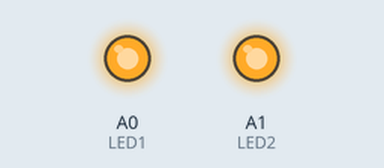
This sketch was run on a simulated Arduino Nano, built with avr-gcc and run on an emulated ATmega328P. On the bench: output pins drawn as LEDs (lit = HIGH). Pins used as bus, display or sensor lines are not drawn.

Above: at 0.1 s.
Timing chart, 0 to 1.6 s (numbered marks = the images above):
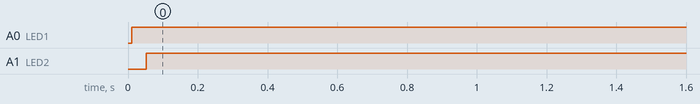

The sketch:

LORA1276TX.ino
```cpp
/*
NiceRF LoRa1276 Module Arduino NANO Clone V3

NANO        LoRa1276
D11 MOSI    6  MOSI
D12 MISO    5  MISO
D13 SCK     4  SCK
D10         7  NSS

by absolutelyautomation.com

*/

// using SPI library:
#include <SPI.h>

// Digital pins definition
#define MOSI   11
#define MISO   12
#define SCK    13
#define SS     10

#define NRESET 7
#define TXEN   9
#define RXEN   8
#define LED1   A0
#define LED2   A1

// register definition

#define LR_RegFifo                       0x00
#define LR_RegOpMode                     0x01
#define LR_RegBitrateMsb                 0x02
#define LR_RegBitrateLsb                 0x03
#define LR_RegFdevMsb                    0x04
#define LR_RegFdMsb                      0x05
#define LR_RegFrMsb                      0x06
#define LR_RegFrMid                      0x07
#define LR_RegFrLsb                      0x08
#define LR_RegPaConfig                   0x09
#define LR_RegPaRamp                     0x0A
#define LR_RegOcp                        0x0B
#define LR_RegLna                        0x0C
#define LR_RegFifoAddrPtr                0x0D
#define LR_RegFifoTxBaseAddr             0x0E
#define LR_RegFifoRxBaseAddr             0x0F
#define LR_RegFifoRxCurrentaddr          0x10
#define LR_RegIrqFlagsMask               0x11
#define LR_RegIrqFlags                   0x12
#define LR_RegRxNbBytes                  0x13
#define LR_RegRxHeaderCntValueMsb        0x14
#define LR_RegRxHeaderCntValueLsb        0x15
#define LR_RegRxPacketCntValueMsb        0x16
#define LR_RegRxPacketCntValueLsb        0x17
#define LR_RegModemStat                  0x18
#define LR_RegPktSnrValue                0x19
#define LR_RegPktRssiValue               0x1A
#define LR_RegRssiValue                  0x1B
#define LR_RegHopChannel                 0x1C
#define LR_RegModemConfig1               0x1D
#define LR_RegModemConfig2               0x1E
#define LR_RegSymbTimeoutLsb             0x1F
#define LR_RegPreambleMsb                0x20
#define LR_RegPreambleLsb                0x21
#define LR_RegPayloadLength              0x22
#define LR_RegMaxPayloadLength           0x23
#define LR_RegHopPeriod                  0x24
#define LR_RegFifoRxByteAddr             0x25
#define LR_RegModemConfig3               0x26
#define REG_LR_DIOMAPPING1               0x40
#define REG_LR_DIOMAPPING2               0x41
#define REG_LR_VERSION                   0x42
#define REG_LR_PLLHOP                    0x44
#define REG_LR_TCXO                      0x4B
#define REG_LR_PADAC                     0x4D
#define REG_LR_FORMERTEMP                0x5B
#define REG_LR_AGCREF                    0x61
#define REG_LR_AGCTHRESH1                0x62
#define REG_LR_AGCTHRESH2                0x63
#define REG_LR_AGCTHRESH3                0x64

// payload length
unsigned int payload_length = 6;

// tx packet
unsigned char txbuf[50] = "Monkey";
// rx packet
unsigned char rxbuf[30];


// Initialization
void setup() {
  byte temp = 0;


  // Initializing serial port, usefull for debuging
  Serial.begin(9600);


  // Initializing SPI pins

  pinMode(MOSI, OUTPUT);
  pinMode(MISO, INPUT);
  pinMode(SCK,OUTPUT);
  pinMode(SS,OUTPUT);
  digitalWrite(SS,HIGH); //disabling LoRa module

  // Initializing other I/O pins
  pinMode(NRESET, OUTPUT);
  pinMode(TXEN, OUTPUT);
  pinMode(RXEN, OUTPUT);
  pinMode(LED1, OUTPUT);
  pinMode(LED2, OUTPUT);

  digitalWrite(NRESET,HIGH); // Deassert reset
  digitalWrite(TXEN,LOW); // Disabling tx antenna
  digitalWrite(RXEN,LOW); // Disabling rx antenna
  digitalWrite(LED1,LOW);
  digitalWrite(LED2,LOW);

  /* Initializing SPI registers
  description of every SPCR register bits
  | 7    | 6    | 5    | 4    | 3    | 2    | 1    | 0    |
  | SPIE | SPE  | DORD | MSTR | CPOL | CPHA | SPR1 | SPR0 |

  SPIE - Enable SPI interupt (logic 1)
  SPE  - Enable SPI (logic 1)
  DORD - Send Least Significant Bit (LSB) first (logic 1) , Send Most Significant Bit (MSB) first (logic 0)
  MSTR - Enable SPI master mode (logic 1), slave mode (logic 0)
  CPOL - Setup clock signal inactive in high (logic 1), inactive in low (logic 0)
  CPHA - Read data on Falling Clock Edge (logic 1), Rising edge (logic 0)
  SPR1 y SPR0 - Setup SPI data rate: 00 Fastest (4MHz), 11 Slowest (250KHz)

  // SPCR = 01010011
  //interupt disabled,spi enabled,most significant bit (msb) first,SPI master,clock inactive low,
  data fech rising clock edge, slowest data rate*/

  SPCR = (1<<SPE)|(1<<MSTR)|(1<<SPR1)|(1<<SPR0);
  temp=SPSR;  //Reading and discarding previous data
  temp=SPDR;  //Reading and discarding previous data
  delay(10);


}

void SendData(String msg) {
      digitalWrite(LED2, HIGH);

  for(int i = 0; i < msg.length(); i++) {
      txbuf[i] = (unsigned char) msg.charAt(i);
    }
  payload_length = msg.length();
  mode_tx();
      digitalWrite(LED2, LOW);

}

void loop() {

  digitalWrite(LED1,HIGH);
  digitalWrite(LED2,LOW);

  reset_sx1276();
  Config_SX1276();  // intializing RF module

  SendData("Ready to send");

  while(1){
    Serial.println("Reading spi");
    while(!Serial.available()) {
    }

    String msg = Serial.readString();
    Serial.print("Spi data received: ");
    Serial.println(msg.substring(0, msg.length()-1));

    SendData(msg.substring(0, msg.length()-1));

    Serial.print("Data sent: ");
    for(int i = 0; i < payload_length; i++) {
      Serial.print((char)txbuf[i]);
    }
    Serial.print("\n\n");
  }
}


byte SPIreadRegister(byte addr) {

  byte result;

  digitalWrite(SS, LOW);          // Select LoRa module

  SPDR = addr;                    // Send address & Start transmission. In READ mode bit 7 of address is always 0! for sx1276
  while (!(SPSR & (1<<SPIF)))     // Wait for transmission to finish
  {
  };
  result = SPDR;               // Discard first reading

  SPDR = 0x0;                     // Sending dummy byte to get the result
  while (!(SPSR & (1<<SPIF)))     // Wait for transmission to finish
  {
  };
  result = SPDR;               // Reading register value

  digitalWrite(SS, HIGH);         // Deselect LoRa module

  return (result);

}

byte SPIwriteRegister(byte addr,byte value) {

  byte result;

  digitalWrite(SS, LOW);          // Select LoRa module

  SPDR = addr | 0x80;              // Send address & Start transmission. In WRITE mode bit 7 of address is always 1! for sx1276
  while (!(SPSR & (1<<SPIF)))     // Wait for transmission to finish
  {
  };
  result = SPDR;                   // Discard first reading


  SPDR = value;                     // Sending byte
  while (!(SPSR & (1<<SPIF)))       // Wait for transmission to finish
  {
  };
  result = SPDR;                   // Discard second reading

  digitalWrite(SS, HIGH);         // Deselect LoRa module

}

void SPIwriteBurst(unsigned char addr, unsigned char *ptr, unsigned char len)
{
	unsigned char i;
	unsigned char result;

        digitalWrite(SS, LOW);          // Select LoRa module

        SPDR = addr | 0x80;              // Send address & Start transmission. In WRITE mode bit 7 of address is always 1! for sx1276
        while (!(SPSR & (1<<SPIF)))     // Wait for transmission to finish
        {
        };
        result = SPDR;               // Discard first reading

        for (i=0; i <= len; i++){

           SPDR = *ptr;                     // Sending bytes
           while (!(SPSR & (1<<SPIF)))     // Wait for transmission to finish
           {
           };
           result = SPDR;               // Discard second reading

           //DEBUG DEBUG DEBUG
           //Serial.print(*ptr, HEX);
           //DEBUG DEBUG DEBUG

           ptr++;
        }

        //DEBUG DEBUG DEBUG
        //Serial.print("\n");
        // DEBUG DEBUG DEBUG

        digitalWrite(SS, HIGH);         // Deselect LoRa module

}
void SPIreadBurst(unsigned char addr, unsigned char *ptr, unsigned char len)
{
	unsigned char i;
	unsigned char result;

        digitalWrite(SS, LOW);          // Select LoRa module

        SPDR = addr;                // Send address & Start transmission. In READ mode bit 7 of address is always 0! for sx1276
        while (!(SPSR & (1<<SPIF)))     // Wait for transmission to finish
        {
        };
        result = SPDR;               // Discard first reading

        for (i=0; i <= len; i++){

           SPDR = 0;                     // Sending dummy byte to get the result
           while (!(SPSR & (1<<SPIF)))   // Wait for transmission to finish
           {
           };
           *ptr = SPDR;               // move pointer


           ptr++;
        }

        //DEBUG DEBUG DEBUG
        // Serial.print("\n");
        // DEBUG DEBUG DEBUG

        digitalWrite(SS, HIGH);         // Deselect LoRa module

}

void reset_sx1276(void)
{
    digitalWrite(TXEN, LOW);
    digitalWrite(RXEN, LOW);

    digitalWrite(NRESET, LOW);
    delay(10);
    digitalWrite(NRESET, HIGH);
    delay(20);
}

void Config_SX1276(void)
{
	// put in sleep mode to configure

	SPIwriteRegister(LR_RegOpMode,0x00);		// sleep mode, high frequency
	delay(10);

	SPIwriteRegister(REG_LR_TCXO,0x09);		// external crystal
        SPIwriteRegister(LR_RegOpMode,0x80);		// LoRa mode, high frequency

        SPIwriteRegister(LR_RegFrMsb,0xE4);
	SPIwriteRegister(LR_RegFrMid,0xC0);
	SPIwriteRegister(LR_RegFrLsb,0x00);		// frequency：915 MHz


	SPIwriteRegister(LR_RegPaConfig,0xFF);	// max output power PA_BOOST enabled


	SPIwriteRegister(LR_RegOcp,0x0B);		// close over current protection  (ocp)
	SPIwriteRegister(LR_RegLna,0x23);		// Enable LNA

        SPIwriteRegister(LR_RegModemConfig1,0x72);	// signal bandwidth：125kHz,error coding= 4/5, explicit header mode

	SPIwriteRegister(LR_RegModemConfig2,0xC7);	// spreading factor：12

	SPIwriteRegister(LR_RegModemConfig3,0x08);	// LNA? optimized for low data rate

	SPIwriteRegister(LR_RegSymbTimeoutLsb,0xFF);     // max receiving timeout

	SPIwriteRegister(LR_RegPreambleMsb,0x00);
	SPIwriteRegister(LR_RegPreambleLsb,16);          // preamble 16 bytes

	SPIwriteRegister(REG_LR_PADAC,0x87);             // transmission power 20dBm
	SPIwriteRegister(LR_RegHopPeriod,0x00);          // no frequency hoping

	SPIwriteRegister(REG_LR_DIOMAPPING2,0x01);       // DIO5=ModeReady,DIO4=CadDetected
	SPIwriteRegister(LR_RegOpMode,0x01);             // standby mode, high frequency
}

void mode_tx(void)
{
	unsigned char addr,temp;

	digitalWrite(TXEN,HIGH);                                // open tx antenna switch
        digitalWrite(RXEN,LOW);


	SPIwriteRegister(REG_LR_DIOMAPPING1,0x41); 		// DIO0=TxDone,DIO1=RxTimeout,DIO3=ValidHeader

	SPIwriteRegister(LR_RegIrqFlags,0xff);		// clearing interupt
	SPIwriteRegister(LR_RegIrqFlagsMask,0xf7);		// enabling txdone
	SPIwriteRegister(LR_RegPayloadLength,payload_length);	// payload length

	addr = SPIreadRegister(LR_RegFifoTxBaseAddr);	// read TxBaseAddr
	SPIwriteRegister(LR_RegFifoAddrPtr,addr);	// TxBaseAddr->FifoAddrPtr

	SPIwriteBurst(0x00,txbuf,payload_length);	// write data in fifo
	SPIwriteRegister(LR_RegOpMode,0x03);			// mode tx, high frequency


        //digitalWrite(LED1, !digitalRead(LED1));


	temp=SPIreadRegister(LR_RegIrqFlags);		// read interput flag
	while(!(temp&0x08))					// wait for txdone flag
	{
		temp=SPIreadRegister(LR_RegIrqFlags);

	}

	digitalWrite(TXEN,LOW);                                 // close tx antenna switch
        digitalWrite(RXEN,LOW);

	SPIwriteRegister(LR_RegIrqFlags,0xff);		// clearing interupt
	SPIwriteRegister(LR_RegOpMode,0x01);  		// standby mode, high frequency

}

void init_rx(void)
{
	unsigned char addr;

        digitalWrite(TXEN,LOW);                                 // open rx antenna switch
        digitalWrite(RXEN,HIGH);

	SPIwriteRegister(REG_LR_DIOMAPPING1,0x01);		//DIO0=00, DIO1=00, DIO2=00, DIO3=01  DIO0=00--RXDONE

	SPIwriteRegister(LR_RegIrqFlagsMask,0x3f);		// enable rxdone and rxtimeout
	SPIwriteRegister(LR_RegIrqFlags,0xff);		// clearing interupt

	addr = SPIreadRegister(LR_RegFifoRxBaseAddr);	// read RxBaseAddr
	SPIwriteRegister(LR_RegFifoAddrPtr,addr);	// RxBaseAddr->FifoAddrPtr
	SPIwriteRegister(LR_RegOpMode,0x05);			// rx mode continuous high frequency
}
```

Measured:
- by itself, A0 (LED1): LOW → HIGH at 0.01 s
- by itself, A1 (LED2): LOW → HIGH at 0.05 s
